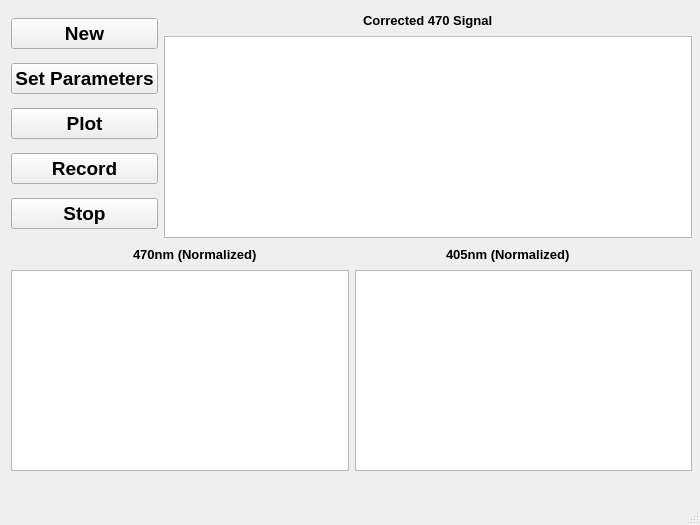
<?xml version="1.0" encoding="UTF-8"?>
<ui version="4.0">
 <class>MainWindow</class>
 <widget class="QMainWindow" name="MainWindow">
  <property name="geometry">
   <rect>
    <x>0</x>
    <y>0</y>
    <width>700</width>
    <height>525</height>
   </rect>
  </property>
  <property name="windowTitle">
   <string>MainWindow</string>
  </property>
  <widget class="QWidget" name="centralwidget">
   <widget class="QWidget" name="layoutWidget">
    <property name="geometry">
     <rect>
      <x>11</x>
      <y>10</y>
      <width>681</width>
      <height>461</height>
     </rect>
    </property>
    <layout class="QGridLayout" name="gridLayout_4">
     <item row="0" column="1">
      <layout class="QGridLayout" name="gridLayout_3">
       <item row="0" column="0">
        <spacer name="horizontalSpacer">
         <property name="orientation">
          <enum>Qt::Horizontal</enum>
         </property>
         <property name="sizeHint" stdset="0">
          <size>
           <width>88</width>
           <height>20</height>
          </size>
         </property>
        </spacer>
       </item>
       <item row="0" column="1">
        <widget class="QLabel" name="label_3">
         <property name="font">
          <font>
           <pointsize>10</pointsize>
           <weight>75</weight>
           <bold>true</bold>
          </font>
         </property>
         <property name="text">
          <string>Corrected 470 Signal</string>
         </property>
        </widget>
       </item>
       <item row="0" column="2">
        <spacer name="horizontalSpacer_2">
         <property name="orientation">
          <enum>Qt::Horizontal</enum>
         </property>
         <property name="sizeHint" stdset="0">
          <size>
           <width>98</width>
           <height>20</height>
          </size>
         </property>
        </spacer>
       </item>
       <item row="1" column="0" colspan="3">
        <widget class="PlotWidget" name="PlotView"/>
       </item>
      </layout>
     </item>
     <item row="1" column="0" colspan="2">
      <layout class="QGridLayout" name="gridLayout_2">
       <item row="0" column="0" colspan="2">
        <layout class="QHBoxLayout" name="horizontalLayout" stretch="2,2,3,2,2">
         <item>
          <spacer name="horizontalSpacer_4">
           <property name="orientation">
            <enum>Qt::Horizontal</enum>
           </property>
           <property name="sizeHint" stdset="0">
            <size>
             <width>28</width>
             <height>20</height>
            </size>
           </property>
          </spacer>
         </item>
         <item>
          <widget class="QLabel" name="label">
           <property name="font">
            <font>
             <pointsize>10</pointsize>
             <weight>75</weight>
             <bold>true</bold>
            </font>
           </property>
           <property name="text">
            <string>470nm (Normalized)</string>
           </property>
          </widget>
         </item>
         <item>
          <spacer name="horizontalSpacer_3">
           <property name="orientation">
            <enum>Qt::Horizontal</enum>
           </property>
           <property name="sizeHint" stdset="0">
            <size>
             <width>108</width>
             <height>17</height>
            </size>
           </property>
          </spacer>
         </item>
         <item>
          <widget class="QLabel" name="label_2">
           <property name="font">
            <font>
             <pointsize>10</pointsize>
             <weight>75</weight>
             <bold>true</bold>
            </font>
           </property>
           <property name="text">
            <string>405nm (Normalized)</string>
           </property>
          </widget>
         </item>
         <item>
          <spacer name="horizontalSpacer_5">
           <property name="orientation">
            <enum>Qt::Horizontal</enum>
           </property>
           <property name="sizeHint" stdset="0">
            <size>
             <width>28</width>
             <height>20</height>
            </size>
           </property>
          </spacer>
         </item>
        </layout>
       </item>
       <item row="1" column="0">
        <widget class="PlotWidget" name="PlotView_2"/>
       </item>
       <item row="1" column="1">
        <widget class="PlotWidget" name="PlotView_3"/>
       </item>
      </layout>
     </item>
     <item row="0" column="0">
      <layout class="QGridLayout" name="gridLayout">
       <item row="0" column="0">
        <widget class="QPushButton" name="NewButton">
         <property name="font">
          <font>
           <pointsize>14</pointsize>
           <weight>75</weight>
           <bold>true</bold>
          </font>
         </property>
         <property name="text">
          <string>New</string>
         </property>
        </widget>
       </item>
       <item row="1" column="0">
        <widget class="QPushButton" name="SetParametersButton">
         <property name="font">
          <font>
           <pointsize>14</pointsize>
           <weight>75</weight>
           <bold>true</bold>
          </font>
         </property>
         <property name="text">
          <string>Set Parameters</string>
         </property>
        </widget>
       </item>
       <item row="2" column="0">
        <widget class="QPushButton" name="PlotButton">
         <property name="font">
          <font>
           <pointsize>14</pointsize>
           <weight>75</weight>
           <bold>true</bold>
          </font>
         </property>
         <property name="text">
          <string>Plot</string>
         </property>
        </widget>
       </item>
       <item row="3" column="0">
        <widget class="QPushButton" name="RecordButton">
         <property name="font">
          <font>
           <pointsize>14</pointsize>
           <weight>75</weight>
           <bold>true</bold>
          </font>
         </property>
         <property name="text">
          <string>Record</string>
         </property>
        </widget>
       </item>
       <item row="4" column="0">
        <widget class="QPushButton" name="StopButton">
         <property name="font">
          <font>
           <pointsize>14</pointsize>
           <weight>75</weight>
           <bold>true</bold>
          </font>
         </property>
         <property name="text">
          <string>Stop</string>
         </property>
        </widget>
       </item>
      </layout>
     </item>
    </layout>
   </widget>
  </widget>
  <widget class="QMenuBar" name="menubar">
   <property name="geometry">
    <rect>
     <x>0</x>
     <y>0</y>
     <width>700</width>
     <height>26</height>
    </rect>
   </property>
  </widget>
  <widget class="QStatusBar" name="statusbar"/>
 </widget>
 <customwidgets>
  <customwidget>
   <class>PlotWidget</class>
   <extends>QGraphicsView</extends>
   <header>pyqtgraph</header>
  </customwidget>
 </customwidgets>
 <resources/>
 <connections/>
</ui>
